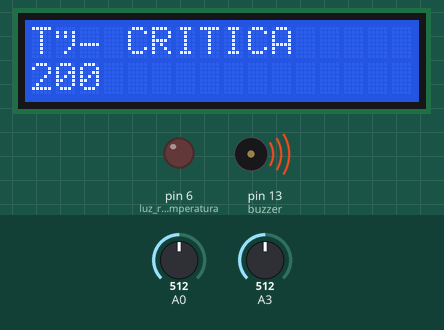
Bench run of a sketch on a simulated Arduino Uno, built with avr-gcc and run on an emulated ATmega328P. Shown: 16×2 character LCD, output pins drawn as LEDs (lit = HIGH), buzzer (waves = sounding, pin HIGH). The test bench sets the inputs (shaded band); at power-on: A3 = 512, A0 = 512. Pins used as bus, display or sensor lines are not drawn; what the sketch prints to the serial monitor is not drawn.

Above: at 2.6 s.
2.7 s: A3 set to 296
At 7.7 s:
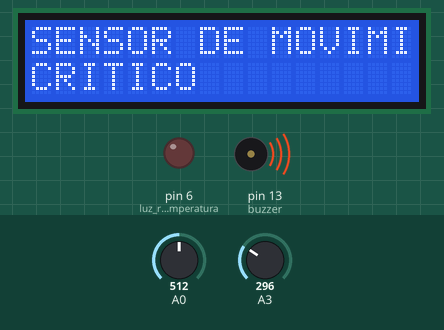
8.9 s: A3 set to 272
At 14.8 s:
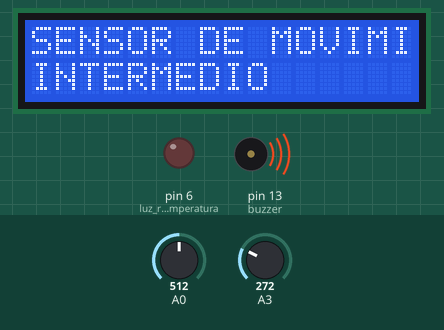
15.1 s: A0 set to 196
At 21.1 s:
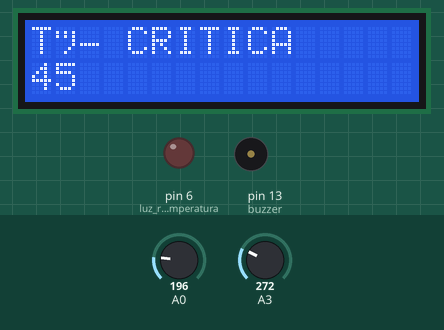
21.3 s: A0 set to 171
At 26.0 s:
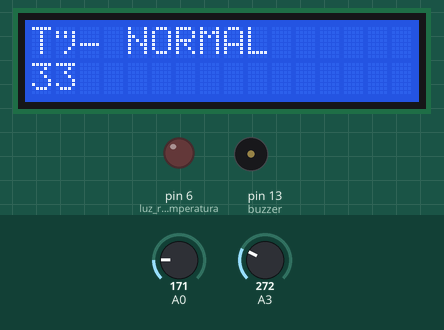
27.5 s: A3 set to 199
30.3 s: A3 set to 168
At 36.0 s:
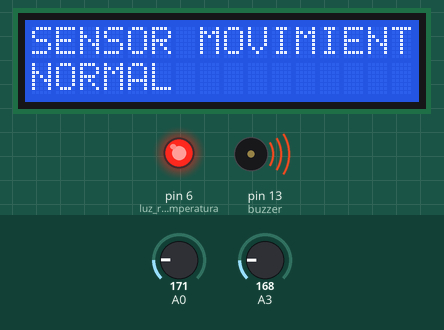
Timing chart, 0 to 37.5 s (numbered marks = the images above; inputs shaded):
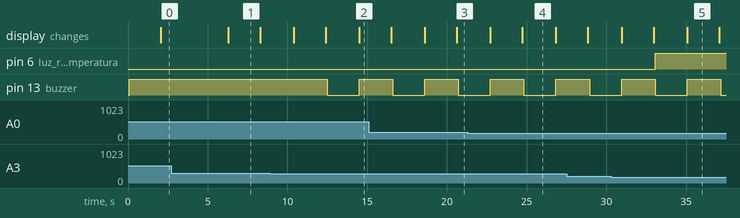

The sketch:

SPMG.ino
```cpp
#include <LiquidCrystal.h>

LiquidCrystal lcd(12, 11, 5, 4, 3, 2);
const int sensor_minimo = 85;
const int sensor_maximo = 382;

int temperatura = 0;
int PIR = 3;
int LED = 8;

void setup() {

  pinMode(3, OUTPUT); //luz verde movimiento
  pinMode(2, OUTPUT); //luz amarilla movimiento
  pinMode(1, OUTPUT); //luz roja movimiento
  pinMode (13, OUTPUT); //buzzer
  lcd.begin(16, 2); //lcd
  pinMode(4, OUTPUT);//luz verde temperatura
  pinMode(5, OUTPUT);//luz amarillo temperatura
  pinMode(6, OUTPUT);//luz rojo temperatura
  Serial.begin(9600);
}

void loop() {
  //sensor de movimiento
  int sensor = analogRead(A3);
  int rango = map(sensor, sensor_minimo, sensor_maximo, 0, 3);
  switch (rango) {
    case 0:
      digitalWrite(6, HIGH);
      digitalWrite(7, LOW);
      digitalWrite(8, LOW);
      digitalWrite (13,LOW);
      delay(2000);
      lcd.setCursor(0,0);
      lcd.println("SENSOR MOVIMIENTO");
      lcd.setCursor(0,2);
      lcd.print("NORMAL");
      break;

    case 1:
      digitalWrite(6, LOW);
      digitalWrite(7, HIGH);
      digitalWrite(8, LOW);
      digitalWrite (13,LOW);
      delay(2000);
      lcd.clear();
      lcd.setCursor(0,0);
      lcd.println("SENSOR DE MOVIMIENTO");
      lcd.setCursor(0,2);
      lcd.print("INTERMEDIO");
      break;

    case 2:
      digitalWrite(6, LOW);
      digitalWrite(7, LOW);
      digitalWrite(8, HIGH);
      digitalWrite (13,HIGH);
      delay(2000);
      lcd.clear();
      lcd.setCursor(0,0);
      lcd.println("SENSOR DE MOVIMIENTO");
      lcd.setCursor(0,2);
      lcd.print("CRITICO");
      break;

    lcd.setCursor(0, 1);
    lcd.print(100);
  }

  //temperatura
  temperatura = (-40 + 0.488155 * (analogRead(A0) - 20));
  Serial.println(temperatura);

    if (temperatura <= 40) {
    digitalWrite(1, HIGH);
    digitalWrite(10, LOW);
    digitalWrite(9, LOW);
    digitalWrite (13,HIGH);
    delay(2000);
    lcd.clear();
    lcd.setCursor(0,0);
    lcd.println("T° NORMAL");
    lcd.setCursor(0,2);
    lcd.print(temperatura);
    noTone(7);
  }

  if (temperatura >= 40) {
    digitalWrite(1, LOW);
    digitalWrite(10, LOW);
    digitalWrite(9, HIGH);

    digitalWrite (13,HIGH);
    delay(2000);
    lcd.clear();
    lcd.setCursor(0,0);
    lcd.println("T° CRITICA");
    lcd.setCursor(0,2);
    lcd.print(temperatura);
  }

  delay(100);
}
```

Measured:
- the behaviour switches between 283 and 282 on A3 (found by bisection; images 1 and 2)
- the behaviour switches between 186 and 185 on A0 (found by bisection; images 3 and 4)
- the behaviour switches between 184 and 183 on A3 (found by bisection; images 4 and 5)
- after the input at 2.7 s, the display: changes after 3.6 s (image 1)
- after the input at 8.9 s, pin 13 (buzzer): HIGH → LOW after 3.6 s, → HIGH 2.0 s later; the display: first differs from a run without the input after 5.6 s (image 2)
- after the input at 15.1 s, the display: first differs from a run without the input after 5.5 s (image 3)
- after the input at 21.3 s, the display: first differs from a run without the input after 3.4 s (image 4)
- after the input at 30.3 s, pin 6 (luz_rojo_temperatura): LOW → HIGH after 2.8 s; the display: first differs from a run without the input after 4.8 s (image 5)
